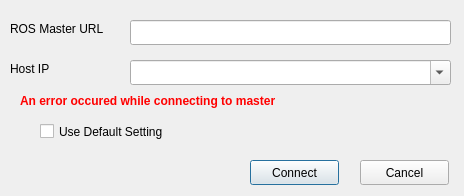
<?xml version="1.0" encoding="UTF-8"?>
<ui version="4.0">
 <class>ConnectionDialog</class>
 <widget class="QDialog" name="ConnectionDialog">
  <property name="geometry">
   <rect>
    <x>0</x>
    <y>0</y>
    <width>464</width>
    <height>196</height>
   </rect>
  </property>
  <property name="windowTitle">
   <string>Dialog</string>
  </property>
  <widget class="QPushButton" name="btnCancel">
   <property name="geometry">
    <rect>
     <x>360</x>
     <y>160</y>
     <width>89</width>
     <height>25</height>
    </rect>
   </property>
   <property name="text">
    <string>Cancel</string>
   </property>
  </widget>
  <widget class="QComboBox" name="cmbHostIP">
   <property name="geometry">
    <rect>
     <x>130</x>
     <y>60</y>
     <width>321</width>
     <height>25</height>
    </rect>
   </property>
   <property name="acceptDrops">
    <bool>false</bool>
   </property>
   <property name="toolTip">
    <string>IP of current host (You are running this program on)</string>
   </property>
   <property name="editable">
    <bool>true</bool>
   </property>
  </widget>
  <widget class="QLineEdit" name="txtMasterUrl">
   <property name="geometry">
    <rect>
     <x>130</x>
     <y>20</y>
     <width>321</width>
     <height>25</height>
    </rect>
   </property>
  </widget>
  <widget class="QLabel" name="label">
   <property name="geometry">
    <rect>
     <x>10</x>
     <y>20</y>
     <width>121</width>
     <height>17</height>
    </rect>
   </property>
   <property name="text">
    <string>ROS Master URL</string>
   </property>
  </widget>
  <widget class="QLabel" name="label_2">
   <property name="geometry">
    <rect>
     <x>10</x>
     <y>60</y>
     <width>67</width>
     <height>17</height>
    </rect>
   </property>
   <property name="toolTip">
    <string>IP of current host (You are running this program on)</string>
   </property>
   <property name="text">
    <string>Host IP</string>
   </property>
  </widget>
  <widget class="QPushButton" name="btnConnect">
   <property name="geometry">
    <rect>
     <x>250</x>
     <y>160</y>
     <width>89</width>
     <height>25</height>
    </rect>
   </property>
   <property name="text">
    <string>Connect</string>
   </property>
   <property name="default">
    <bool>true</bool>
   </property>
  </widget>
  <widget class="QCheckBox" name="chkDefaultSettings">
   <property name="geometry">
    <rect>
     <x>40</x>
     <y>120</y>
     <width>391</width>
     <height>23</height>
    </rect>
   </property>
   <property name="toolTip">
    <string>Uses environment variables to get these info</string>
   </property>
   <property name="text">
    <string>Use Default Setting</string>
   </property>
  </widget>
  <widget class="QLabel" name="lblError">
   <property name="geometry">
    <rect>
     <x>20</x>
     <y>90</y>
     <width>431</width>
     <height>21</height>
    </rect>
   </property>
   <property name="font">
    <font>
     <weight>75</weight>
     <bold>true</bold>
    </font>
   </property>
   <property name="styleSheet">
    <string notr="true">QLabel {color: red}</string>
   </property>
   <property name="text">
    <string>An error occured while connecting to master</string>
   </property>
  </widget>
 </widget>
 <resources/>
 <connections/>
</ui>
